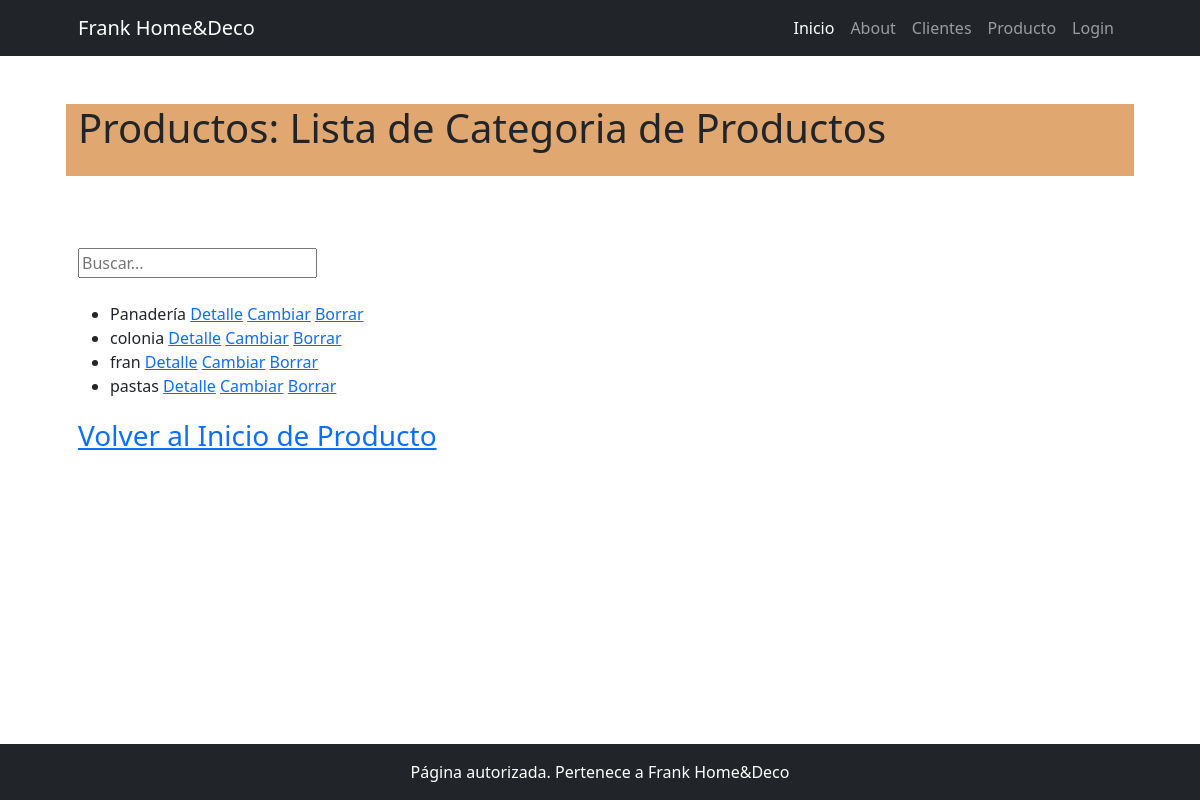
/producto/productocategoria/list/, run on the app's committed database.
### producto/models.py (models this page shows, shortened)
class ProductoCategoria(models.Model):
    nombre = models.CharField(max_length=200, unique=True)
    descripcion = models.CharField(max_length=250, null=True, blank=True, verbose_name="descripción")
    class Meta:
        verbose_name = "categoría de productos"
        verbose_name_plural = "categorías de productos"

### producto/views.py (the view)
# urls.py: path("productocategoria/list/", views.ProductoCategoriaList.as_view(), name="productocategoria_list"),
class ProductoCategoriaList(ListView):
    model = models.ProductoCategoria
    def get_queryset(self):
        if self.request.GET.get("consulta"):
            consulta = self.request.GET.get("consulta")
            object_list = models.ProductoCategoria.objects.filter(nombre__icontains=consulta)
        else:
            object_list = models.ProductoCategoria.objects.all()
        return object_list

### producto/templates/producto/productocategoria_list.html (shortened to what this page needs)
{% extends 'core/base.html' %}
{% block titulo %}
    {% include 'core/componentes/titulo1.html' with titulo="Productos: Lista de Categoria de Productos" %}
{% endblock titulo %}
{% block contenido %}
    <div class="py-lg-4 ">
        <form action="{% url 'producto:productocategoria_list' %}" method="get">
            <input type="text" name="consulta" placeholder="Buscar...">
        </form>
    </div>
    <ul>
        {% for producto in object_list %}
            <li>{{ producto.nombre }}
                <a href="{% url 'producto:productocategoria_detail' producto.id %}">Detalle</a>
                <a href="{% url 'producto:productocategoria_update' producto.id %}">Cambiar</a>
                <a href="{% url 'producto:productocategoria_delete' producto.id %}">Borrar</a>
            </li>
        {% endfor %}
    </ul>
    <div class="fs-3 pb-4">
        <a href="{% url 'producto:home' %}">Volver al Inicio de Producto</a>
    </div>
{% endblock contenido %}

### data on the page
ProductoCategoria: nombre "Panadería"
ProductoCategoria: nombre "colonia"
ProductoCategoria: nombre "fran"
ProductoCategoria: nombre "pastas"

### other printed values
{{ titulo }} "Productos: Lista de Categoria de Productos"
